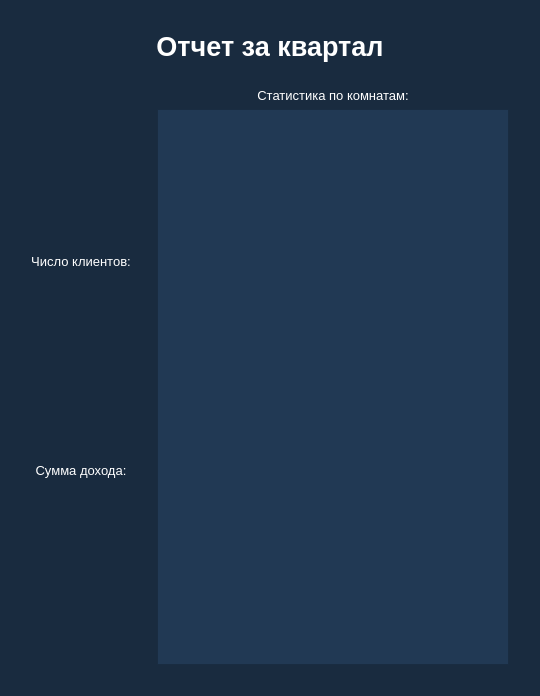
<?xml version="1.0" encoding="UTF-8"?>
<ui version="4.0">
 <class>report</class>
 <widget class="QWidget" name="report">
  <property name="geometry">
   <rect>
    <x>0</x>
    <y>0</y>
    <width>540</width>
    <height>696</height>
   </rect>
  </property>
  <property name="windowTitle">
   <string>Form</string>
  </property>
  <property name="styleSheet">
   <string notr="true">background-color: rgb(25,43,63)
</string>
  </property>
  <layout class="QVBoxLayout" name="verticalLayout_3">
   <item>
    <spacer name="horizontalSpacer">
     <property name="orientation">
      <enum>Qt::Horizontal</enum>
     </property>
     <property name="sizeHint" stdset="0">
      <size>
       <width>40</width>
       <height>20</height>
      </size>
     </property>
    </spacer>
   </item>
   <item>
    <widget class="QLabel" name="label">
     <property name="styleSheet">
      <string notr="true">font-size:20pt; font-weight:600; color:#ffffff</string>
     </property>
     <property name="text">
      <string>Отчет за квартал</string>
     </property>
     <property name="alignment">
      <set>Qt::AlignCenter</set>
     </property>
    </widget>
   </item>
   <item>
    <spacer name="horizontalSpacer_2">
     <property name="orientation">
      <enum>Qt::Horizontal</enum>
     </property>
     <property name="sizeHint" stdset="0">
      <size>
       <width>40</width>
       <height>20</height>
      </size>
     </property>
    </spacer>
   </item>
   <item>
    <layout class="QHBoxLayout" name="horizontalLayout">
     <item>
      <spacer name="verticalSpacer">
       <property name="orientation">
        <enum>Qt::Vertical</enum>
       </property>
       <property name="sizeHint" stdset="0">
        <size>
         <width>20</width>
         <height>40</height>
        </size>
       </property>
      </spacer>
     </item>
     <item>
      <layout class="QVBoxLayout" name="verticalLayout">
       <item>
        <spacer name="verticalSpacer_6">
         <property name="orientation">
          <enum>Qt::Vertical</enum>
         </property>
         <property name="sizeHint" stdset="0">
          <size>
           <width>20</width>
           <height>40</height>
          </size>
         </property>
        </spacer>
       </item>
       <item>
        <widget class="QLabel" name="label_6">
         <property name="styleSheet">
          <string notr="true">font-size:10pt; font-weight:200; color:#ffffff</string>
         </property>
         <property name="text">
          <string>Число клиентов:</string>
         </property>
         <property name="alignment">
          <set>Qt::AlignCenter</set>
         </property>
        </widget>
       </item>
       <item>
        <widget class="QLabel" name="guests_number">
         <property name="styleSheet">
          <string notr="true">font-size:10pt; font-weight:200; color:#ffffff</string>
         </property>
         <property name="text">
          <string/>
         </property>
         <property name="alignment">
          <set>Qt::AlignCenter</set>
         </property>
        </widget>
       </item>
       <item>
        <spacer name="verticalSpacer_5">
         <property name="orientation">
          <enum>Qt::Vertical</enum>
         </property>
         <property name="sizeHint" stdset="0">
          <size>
           <width>20</width>
           <height>40</height>
          </size>
         </property>
        </spacer>
       </item>
       <item>
        <widget class="QLabel" name="label_3">
         <property name="styleSheet">
          <string notr="true">font-size:10pt; font-weight:200; color:#ffffff</string>
         </property>
         <property name="text">
          <string>Сумма дохода:</string>
         </property>
         <property name="alignment">
          <set>Qt::AlignCenter</set>
         </property>
        </widget>
       </item>
       <item>
        <widget class="QLabel" name="total">
         <property name="styleSheet">
          <string notr="true">font-size:10pt; font-weight:200; color:#ffffff</string>
         </property>
         <property name="text">
          <string/>
         </property>
         <property name="alignment">
          <set>Qt::AlignCenter</set>
         </property>
        </widget>
       </item>
       <item>
        <spacer name="verticalSpacer_4">
         <property name="orientation">
          <enum>Qt::Vertical</enum>
         </property>
         <property name="sizeHint" stdset="0">
          <size>
           <width>20</width>
           <height>40</height>
          </size>
         </property>
        </spacer>
       </item>
      </layout>
     </item>
     <item>
      <spacer name="verticalSpacer_2">
       <property name="orientation">
        <enum>Qt::Vertical</enum>
       </property>
       <property name="sizeHint" stdset="0">
        <size>
         <width>20</width>
         <height>40</height>
        </size>
       </property>
      </spacer>
     </item>
     <item>
      <layout class="QVBoxLayout" name="verticalLayout_2">
       <item>
        <widget class="QLabel" name="label_4">
         <property name="styleSheet">
          <string notr="true">font-size:10pt; font-weight:200; color:#ffffff</string>
         </property>
         <property name="text">
          <string>Статистика по комнатам:</string>
         </property>
         <property name="alignment">
          <set>Qt::AlignCenter</set>
         </property>
        </widget>
       </item>
       <item>
        <widget class="QListView" name="rooms">
         <property name="styleSheet">
          <string notr="true">background-color: rgb(33, 57, 84);
color: rgb(255, 255, 255);
selection-background-color: rgb(65, 116, 167);
selection-color: rgb(25, 44, 64);
border-color: rgb(25,43,63);</string>
         </property>
        </widget>
       </item>
      </layout>
     </item>
     <item>
      <spacer name="verticalSpacer_3">
       <property name="orientation">
        <enum>Qt::Vertical</enum>
       </property>
       <property name="sizeHint" stdset="0">
        <size>
         <width>20</width>
         <height>40</height>
        </size>
       </property>
      </spacer>
     </item>
    </layout>
   </item>
   <item>
    <spacer name="horizontalSpacer_3">
     <property name="orientation">
      <enum>Qt::Horizontal</enum>
     </property>
     <property name="sizeHint" stdset="0">
      <size>
       <width>40</width>
       <height>20</height>
      </size>
     </property>
    </spacer>
   </item>
  </layout>
 </widget>
 <resources/>
 <connections/>
</ui>
